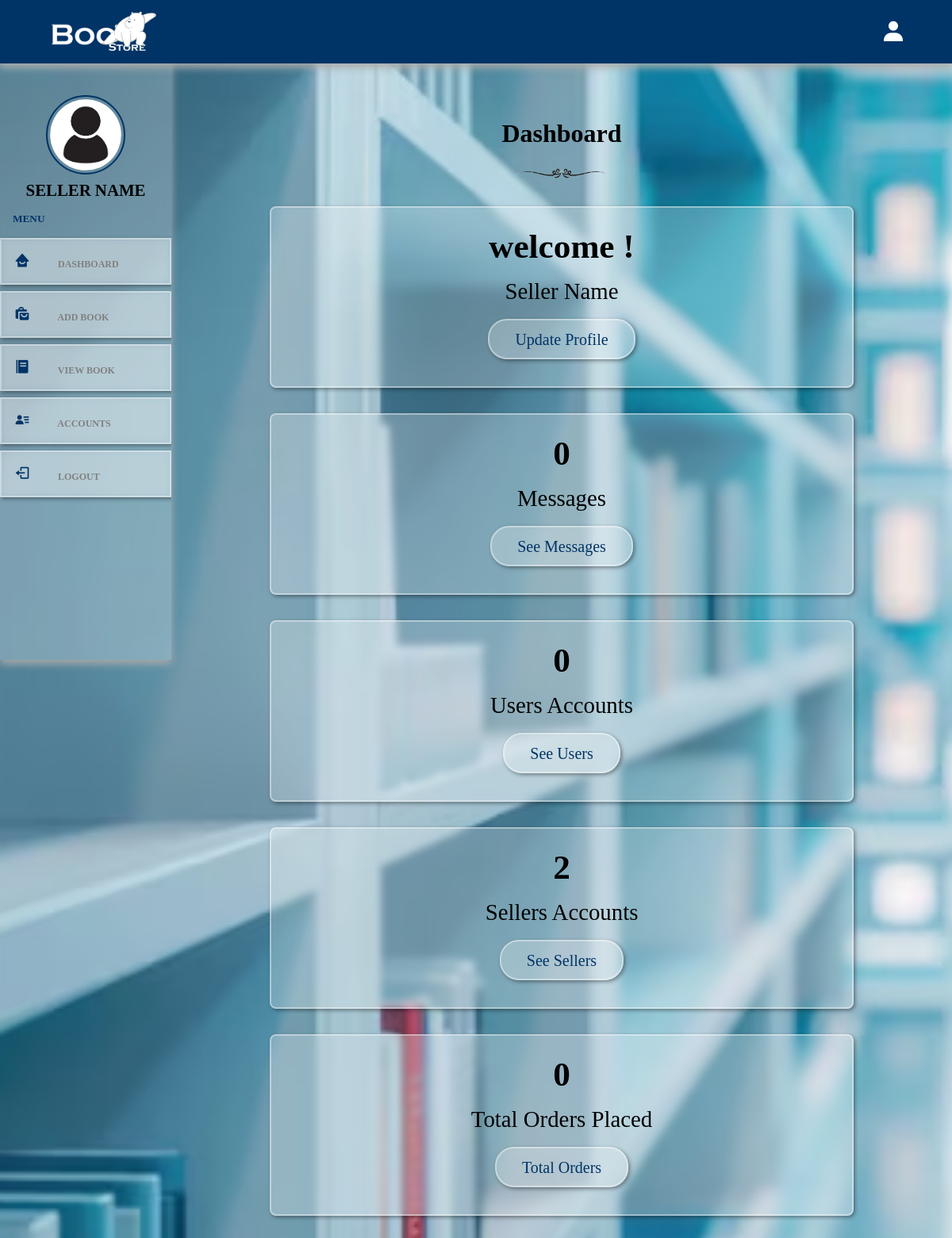
/admin_panel/dashboard.php (signed in), run on the app's committed database.
### tables this page shows
CREATE TABLE `sellers` (
  `id` varchar(20) NOT NULL,
  `name` varchar(50) NOT NULL,
  `email` varchar(50) NOT NULL,
  `password` varchar(50) NOT NULL,
  `image` varchar(100) NOT NULL
);

### admin_panel/dashboard.php (the view, shortened to what this page needs)
<?php
include '../components/connect.php';
if (isset($_COOKIE['seller_id'])) {
    $seller_id = $_COOKIE['seller_id'];
} else {
    $seller_id = '';
    header('location:login.php');
}
?>
<!DOCTYPE html>
<html lang="en">
<head>
    <link rel="stylesheet" href="https://cdnjs.cloudflare.com/ajax/libs/font-awesome/6.7.2/css/all.min.css">
    <link href="https://cdn.jsdelivr.net/npm/boxicons@2.1.4/css/boxicons.min.css" rel="stylesheet">
    <link rel="stylesheet" type="text/css" href="../css/admin_style.css">
</head>
<body>
    <div class="main-container">
        <?php include '../components/admin_header.php'; ?>
        <section class="dashboard">
            <div class="heading">
                <h1>dashboard</h1>
                <img src="../image/seperator-img.png">
            </div>
            <div class="box-container">
                <div class="box">
                    <h3>welcome !</h3>
                    <p><?= $fetch_profile['name']; ?></p>
                    <a href="update.php" class="btn">update profile</a>
                </div>
                <div class="box">
                    <?php
                    $select_message = $conn->prepare("SELECT * FROM `message`");
                    $select_message->execute();
                    $result = $select_message->get_result();
                    $number_of_msg = $result->num_rows;
                    ?>
                    <h3><?= $number_of_msg; ?></h3>
                    <p>Messages</p>
                    <a href="admin_message.php" class="btn">See Messages</a>
                </div>
                <div class="box">
                    <?php
                    $select_users = $conn->prepare("SELECT * FROM `users`");
                    $select_users->execute();
                    $result = $select_users->get_result();
                    $number_of_users = $result->num_rows;
                    ?>
                    <h3><?= $number_of_users; ?></h3>
                    <p>users accounts</p>
                    <a href="user_accounts.php" class="btn">See users</a>
                </div>
                <div class="box">
                    <?php
                    $select_sellers = $conn->prepare("SELECT * FROM `sellers`");
                    $select_sellers->execute();
                    $result = $select_sellers->get_result();
                    $number_of_sellers = $result->num_rows;
                    ?>
                    <h3><?= $number_of_sellers; ?></h3>
                    <p>sellers accounts</p>
                    <a href="sellers_accounts.php" class="btn">See sellers</a>
                </div>
                <div class="box">
                    <?php
                    $select_orders = $conn->prepare("SELECT * FROM `orders` WHERE seller_id=?");
                    $select_orders->bind_param("s", $seller_id);
                    $select_orders->execute();
                    $result = $select_orders->get_result();
                    $number_of_orders = $result->num_rows;
                    ?>
                    <h3><?= $number_of_orders; ?></h3>
                    <p>total orders placed</p>
                    <a href="admin_order.php" class="btn">total orders</a>
                </div>
            </div>
        </section>
    </div>
</body>
</html>

### components/admin_header.php (shortened to what this page needs)
<header>
    <div class="logo">
        <img src="../image/logo.png" width="150">
    </div>
    <div class="right">
        <div class="bx bxs-user" id="user-btn"></div>
    </div>
</header>
<div class="sidebar-container">
    <div class="sidebar">
        <?php
        $select_profile = $conn->prepare("SELECT * FROM `sellers` WHERE id=?");
        $select_profile->bind_param("s", $seller_id);
        $select_profile->execute();
        $result = $select_profile->get_result();
        if ($result->num_rows > 0) {
            $fetch_profile = $result->fetch_assoc();
        ?>
            <div class="profile">
                <img
                    src="../uploaded_files/<?= htmlspecialchars($fetch_profile['image']); ?>"
                    class="logo-img" width="100">
                <p><?= htmlspecialchars($fetch_profile['name']); ?></p>
            </div>
        <?php
        }
        ?>
        <h5>menu</h5>
        <div class="navbar">
            <ul>
                <li>
                    <a href="dashboard.php">
                        <i class="bx bxs-home-smile"></i>
                        dashboard</a>
                </li>
                <li>
                    <a href="add_product.php">
                        <i class="bx bxs-shopping-bags"></i>
                        add book</a>
                </li>
                <li>
                    <a href="view_product.php">
                        <i class="bx bxs-food-menu"></i>
                        view book</a>
                </li>
                <li>
                    <a href="user_accounts.php">
                        <i class="bx bxs-user-detail"></i>
                        accounts</a>
                </li>
                <li>
                    <a href="../components/admin_logout.php"
                    onclick="return confirm ('logout from this website?');">
                        <i class="bx bx-log-out"></i>
                        logout</a>
                </li>
            </ul>
        </div>
    </div>
</div>

### css/admin_style.css (style rules this page uses)
* { margin: 0; padding: 0; box-sizing: border-box; outline: none; border: none; text-decoration: none; list-style: none; }
:root { --space: 2rem; --main-color: #003366; --blue-color: #00509e; --blue-opacity: #cce6f4; --white-alpha-40: rgba(255, 255, 255, 0.40); --white-alpha-25: rgba(255, 255, 255, 0.25); --backdrop-filter: blur(5px); --box-shadow: 2px 2px 5px rgba(0, 0, 0, 0.40); }
body { background-image: url('../image/bgI.jpg '); background-size: cover; background-repeat: no-repeat; background-position: center; }
html { scroll-behavior: smooth; }
.btn { background-color: var(--white-alpha-25); border: 2px solid var(--white-alpha-40); backdrop-filter: var(--backdrop-filter); box-shadow: var(--box-shadow); text-transform: capitalize; color: var(--main-color); padding: .8rem 2rem; border-radius: 1.5rem; font-size: 20px; cursor: pointer; position: relative; text-align: center; }
.btn::before { position: absolute; content: ''; top: 0; left: 0; height: 100%; width: 0; border-radius: 30px; background-color: var(--main-color); z-index: -1; transition: width 0.3s ease; text-align: center; }
.box-container { display: grid; grid-template-columns: repeat(auto-fit, minmax(30rem, 1fr)); align-items: center; }
.box-container .box { background-color: var(--white-alpha-25); border: 2px solid var(--white-alpha-40); backdrop-filter: var(--backdrop-filter); box-shadow: var(--box-shadow); margin: 1rem; border-radius: .5rem; }
.heading { text-align: center; line-height: 1.5; }
.heading h1 { font-size: 2rem; text-transform: capitalize; }
.heading img { margin-top: .5rem; width: 150px!important; }
section, .post-editor { width: 75vw; min-height: 100vh; padding: 4%; margin: 8% 5%; margin-bottom: 2%; }
header { position: fixed; left: 0; top: 0; right: 0; height: 80px; z-index: 151; box-shadow: 0px 5px 10px 0px #aaa; padding: 0 50px; background-color: var(--main-color); display: flex; justify-content: space-between; align-items: center; }
header .right { display: flex; }
#user-btn, .toggle-btn { font-size: 2rem; padding: .5rem; color: #fff; cursor: pointer; transition: .6s; }
.main-container { display: flex; }
.sidebar { background-color: var(--white-alpha-25); backdrop-filter: var(--backdrop-filter); padding-top: 3rem; width: 18vw; height: 100vh; position: sticky; --offset: var(--space); top: var(--offset); box-shadow: 0px 5px 10px 0px #aaa; overflow: auto; z-index: 1; padding-bottom: 3rem; }
.sidebar h5 { text-transform: uppercase; color: var(--main-color); padding: .5rem 1rem; margin: .5rem 0; }
.profile { margin: .5rem auto; display: flex; flex-direction: column; align-items: center; justify-content: center; }
.sidebar .profile { margin-top: 2.5rem; }
.profile .logo-img { border-radius: 50%; padding: .2rem; border: 2px solid var(--main-color); }
.sidebar .profile p { margin-top: .5rem; text-transform: uppercase; font-weight: bolder; color: #000; font-size: 1.3rem; }
.sidebar ul li { padding: 1rem; background-color: var(--white-alpha-25); border: 2px solid var(--white-alpha-40); backdrop-filter: var(--backdrop-filter); box-shadow: var(--box-shadow); position: relative; transition: .5s; margin: .5rem 0; }
.sidebar ul li::before { position: absolute; content: ''; left: 0; top: 0; height: 0%; width: 5px; background-color: var(--main-color); z-index: 2; transition: all 200ms linear; }
.sidebar ul li i { color: var(--main-color); font-size: 20px; margin-right: 2rem; }
.sidebar ul li a { text-transform: uppercase; color: gray; font-size: 12px; font-weight: bold; }
.dashboard .box-container .box { text-align: center; border-radius: .5rem; padding: 1.5rem; padding-bottom: 3rem; }
.dashboard .box-container .box h3 { font-size: 2.7rem; margin-bottom: -1rem; }
.dashboard .box-container .box p { padding: 1rem; font-size: 1.8rem; text-transform: capitalize; margin: 1rem 0; }

### data on the page
sellers: image (picture), name "SELLER NAME", name "Seller Name"

### other printed values
$number_of_msg "0"
$number_of_users "0"
$number_of_sellers "2"
$number_of_orders "0"
